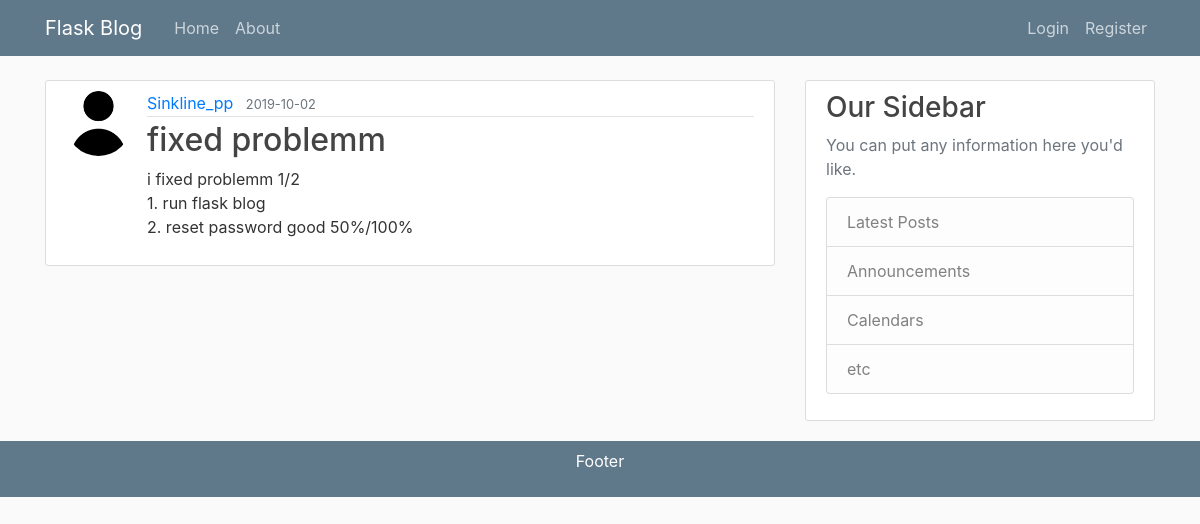
Page /post/52 on the committed database.
### flaskblog/models.py (models this page shows, shortened)
class User(db.Model, UserMixin):
    id = db.Column(db.Integer, primary_key=True)
    username = db.Column(db.String(20), unique=True, nullable=False)
    email = db.Column(db.String(120), unique=True, nullable=False)
    image_file = db.Column(db.String(20), nullable=False, default='default.jpg')
    password = db.Column(db.String(60), nullable=False)
    posts = db.relationship('Post', backref='author', lazy=True)

class Post(db.Model):
    id = db.Column(db.Integer, primary_key=True)
    title = db.Column(db.String(100), nullable=False)
    date_posted = db.Column(db.DateTime, nullable=False, default=datetime.utcnow)
    content = db.Column(db.Text, nullable=False)
    user_id = db.Column(db.Integer, db.ForeignKey('user.id'), nullable=False)

### flaskblog/posts/routes.py (the view)
@posts.route("/post/<int:post_id>")
def post(post_id):
    post = Post.query.get_or_404(post_id)
    return render_template('post.html', title=post.title, post=post)

### flaskblog/templates/post.html (shortened to what this page needs)
{% extends "layout.html" %}
{% block content %}
  <article class="media content-section">
    <img class="rounded-circle article-img" src="{{ url_for('static', filename='profile_pics/' + post.author.image_file) }}">
    <div class="media-body">
      <div class="article-metadata">
        <a class="mr-2" href="{{ url_for('users.user_posts', username=post.author.username) }}">{{ post.author.username }}</a>
        <small class="text-muted">{{ post.date_posted.strftime('%Y-%m-%d') }}</small>
      </div>
      <h2 class="article-title">{{ post.title }}</h2>
      <p class="article-content">{{ post.content }}</p>
    </div>
  </article>
{% endblock content %}

### flaskblog/static/main.css (style rules this page uses)
body { background: #fafafa; color: #333333; margin-top: 5rem; }
h1, h2, h3, h4, h5, h6 { color: #444444; }
.content-section { background: #ffffff; padding: 10px 20px; border: 1px solid #dddddd; border-radius: 3px; margin-bottom: 20px; }
.article-title { color: #444444; }
.article-content { white-space: pre-line; }
.article-img { height: 65px; width: 65px; margin-right: 16px; }
.article-metadata { padding-bottom: 1px; margin-bottom: 4px; border-bottom: 1px solid #e3e3e3 }

### rows in the picture
User: image_file (picture), author.username "Sinkline_pp"
Post: date_posted "2019-10-02", title "fixed problemm", content "i fixed problemm 1/2 1. run flask blog 2. reset password good 50%/100%"
